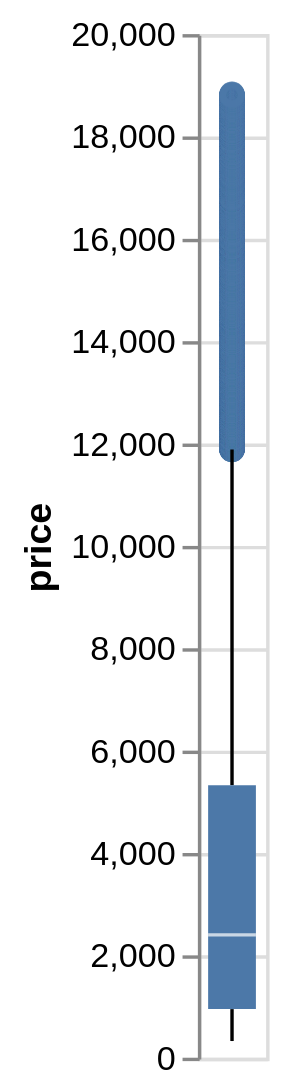

Notebook code for this chart:
### Markdown cell above
We're again looking at the price of diamonds. This time, we'll use boxplots (`mark_boxplot()`).

### Code cell
alt.Chart(diamonds[['price']]).mark_boxplot().encode(
    y = alt.Y("price:Q")
)

### Figure 1 — Vega-Lite specification as saved in the notebook (floating-point values rounded to 4 significant figures; data arrays with more than 128 entries replaced by an {"elided": "..."} marker saying what was removed)
{"config": {"view": {"continuousWidth": 300, "continuousHeight": 300}}, "data": {"name": "data-4acd3d4bafd4b02d62298bddcfb51fd1"}, "mark": {"type": "boxplot"}, "encoding": {"y": {"field": "price", "type": "quantitative"}}, "$schema": "https://vega.github.io/schema/vega-lite/v5.20.1.json", "datasets": {"data-4acd3d4bafd4b02d62298bddcfb51fd1": {"elided": "53940 records"}}}
